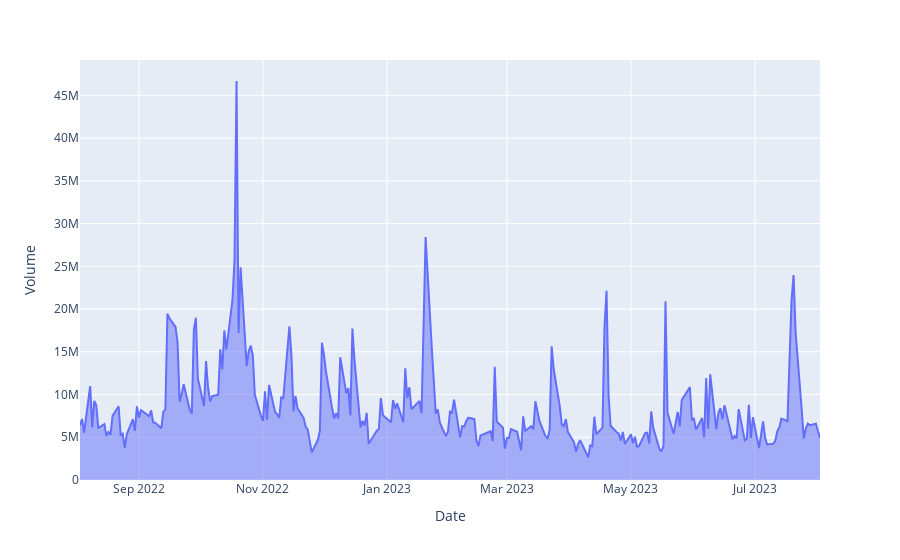

Source (notebook cell):
### Code cell
px.area(df,x='Date',y='Volume')

### Figure 1 — Plotly figure (JSON) as saved in the notebook; plotly's stock layout.template omitted (floating-point values rounded to 4 significant figures; data arrays with more than 128 entries replaced by an {"elided": "..."} marker saying what was removed)
{"data": [{"fillpattern": {"shape": ""}, "hovertemplate": "Date=%{x}<br>Volume=%{y}<extra></extra>", "legendgroup": "", "line": {"color": "#636efa"}, "marker": {"symbol": "circle"}, "mode": "lines", "name": "", "orientation": "v", "showlegend": false, "stackgroup": "1", "type": "scatter", "x": {"elided": "251 str values"}, "xaxis": "x", "y": {"elided": "251 int values"}, "yaxis": "y"}], "layout": {"legend": {"tracegroupgap": 0}, "margin": {"t": 60}, "xaxis": {"anchor": "y", "domain": [0, 1], "title": {"text": "Date"}}, "yaxis": {"anchor": "x", "domain": [0, 1], "title": {"text": "Volume"}}}}
